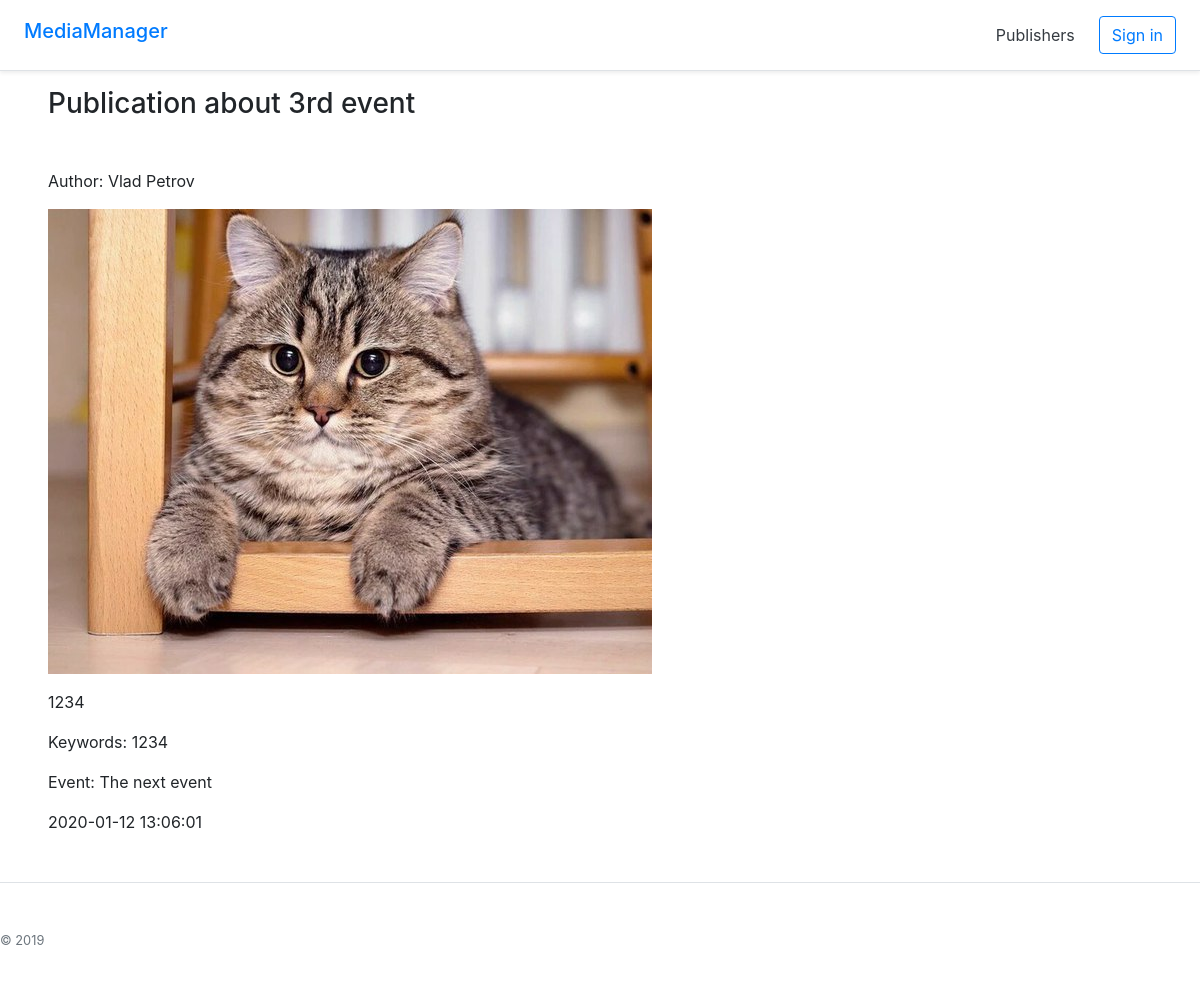
The page /publication.php?publicationTitle=Publication+about+3rd+event on the database its author committed.
### tables this page shows
CREATE TABLE IF NOT EXISTS `publications` (
  `publicationId` int(32) UNSIGNED NOT NULL AUTO_INCREMENT,
  `publicationTitle` text NOT NULL,
  `publisherId` int(32) UNSIGNED NOT NULL,
  `publicationDescr` text,
  `publicationDateTime` datetime NOT NULL,
  `publicationKeywords` text,
  `eventId` int(11) NOT NULL,
  `imgPath` varchar(100) NOT NULL,
  PRIMARY KEY (`publicationId`),
  KEY `publisherId` (`publisherId`),
  KEY `eventId` (`eventId`)
);

CREATE TABLE IF NOT EXISTS `publishers` (
  `publisherId` int(32) NOT NULL AUTO_INCREMENT,
  `publisherName` varchar(60) DEFAULT NULL,
  `username` varchar(60) NOT NULL,
  `password` varchar(60) NOT NULL,
  PRIMARY KEY (`publisherId`)
);

CREATE TABLE IF NOT EXISTS `events` (
  `eventId` int(11) NOT NULL AUTO_INCREMENT,
  `eventDateTime` datetime NOT NULL,
  `eventTitle` text NOT NULL,
  `eventDescr` text NOT NULL,
  `eventKeywords` text NOT NULL,
  PRIMARY KEY (`eventId`)
);

### publication.php (the view, shortened to what this page needs)
<?php
$dbc = mysqli_connect("localhost", "root", "", "mediamanager") or die("Could not connect : " . mysqli_error());
$pubTitle = mysqli_real_escape_string($dbc, trim($_GET['publicationTitle']));
$query = "SELECT p.publicationTitle, p.publicationDescr, p.publicationDateTime, p.publicationKeywords, p.imgPath, pub.publisherName, ev.eventTitle FROM publications AS p
    INNER JOIN publishers AS pub ON p.publisherId=pub.publisherId
    INNER JOIN events AS ev ON p.eventId=ev.eventId
    WHERE publicationTitle='$pubTitle';";
$data = mysqli_query($dbc,$query) or Trigger_error("Query: $query MySQL Error: " . mysqli_error($dbc));
    if(mysqli_num_rows($data) == 1) {
    	$row = mysqli_fetch_assoc($data);
    	$img = $row["imgPath"];
?>
<!DOCTYPE html>
<html>
<head>
	<link rel="stylesheet" href="css/style.css">
	<link rel="stylesheet" href="https://stackpath.bootstrapcdn.com/bootstrap/4.3.1/css/bootstrap.min.css">
</head>
<body>
	<?php require "blocks/header.php"?>
	<div>
		<h3 class="ml-5 mb-5"><?php echo $row["publicationTitle"];?></h3>
		<div class="ml-5">
			<p>Author: <?php echo $row["publisherName"];?></p>
			<img src="<?php echo $img;?> " alt="img" class="mb-3">
			<p>
				<?php echo $row["publicationDescr"];?>
			</p>
			<p>
				Keywords: <?php echo $row["publicationKeywords"];?>
			</p>
			<p>
				Event: <?php echo $row["eventTitle"];?>
			</p>
			<p>
				<?php echo $row["publicationDateTime"];?>
			</p>
		</div>
	</div>
	<?php require "blocks/footer.php"?>
</body>
</html>
<?php
}
else{
	echo 'Sorry. This publication doesnt exist';
}
?>

### rows shown on the page
publications: publicationTitle "Publication about 3rd event", publisherId.publisherName "Vlad Petrov", imgPath (picture), publicationDescr "1234", publicationKeywords "1234", eventId.eventTitle "The next event", publicationDateTime "2020-01-12 13:06:01"
